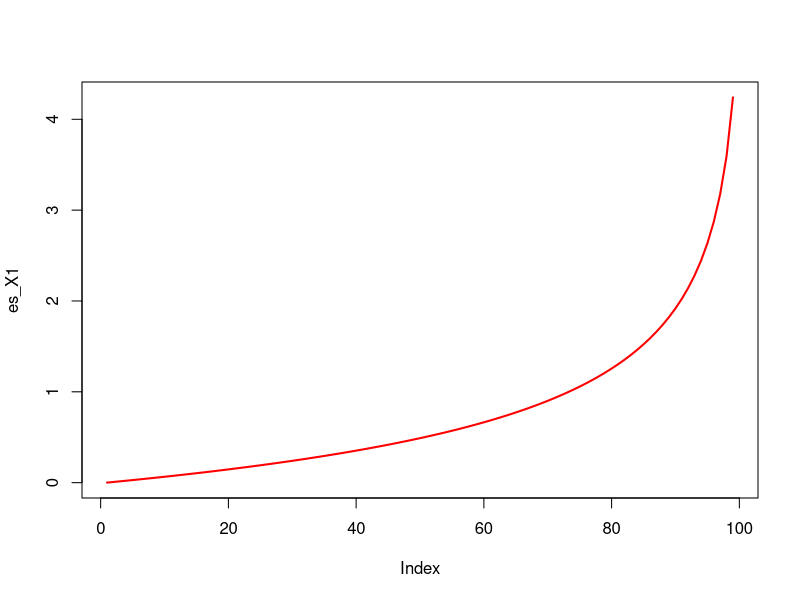

This chart was generated by the following R code: (Note: this script raises an error after producing the figure.)
U1<-seq(0.001,0.99,0.01)
U1
#first Assumed a and b
Aa1=4 ; Ab1=2
X1=abs(Ab1*(1-(1-U1)^(-1/Aa1)))
X1
n=length(U1)
M1<-function(theta){(length(U1)*log(theta[1]))-(length(U1)*log(theta[2]))+sum(log(X1+1))+sum(X1)-((theta[1]+1)*sum(log(1+((X1*exp(X1))/theta[2]))))}
L1<-nlm(M1, theta <- c(0.5,0.8), hessian=TRUE)
L1
#first estimated a and b 
ss=(6.555346e-06*1000)
ss
b=(6.353147e-01*1000)
b
as_a1=(4580.007/1000) ; as_b1=(3082.498/1000)
es_X1=abs(as_b1*(1-(1-U1)^(-1/as_a1)))
es_X1
plot(es_X1,type="l",col="red",lwd=2)


#second Assumed a and b
U2<-seq(0.0012,0.99,0.012)
U2
Aa2=5 ; Ab2=3
X2=abs(Ab2*(1-(1-U2)^(-1/Aa2)))
X2
M2<-function(theta){(length(U2)*log(theta[1]))-(length(U2)*log(theta[2]))+sum(log(x+1))+sum(x)-((theta[1]+1)*sum(log(1+((x*exp(x))/theta[2]))))}
L2<-nlm(M2, theta <- c(0.5,0.5), hessian=TRUE)
L2
#second estimated a and b 
as_a2=(4559.411/1000) ; as_b2=(2319.435/1000)
as_X2=abs(as_b2*(1-(1-U2)^(-1/as_a2)))
as_X2
plot(as_X2,type="l",col="blue",lwd=2)
#third Assumed a and b


U3<-seq(0.0023,0.99,0.023)
U3
Aa3=7 ; Ab3=5
X3=abs(Ab3*(1-(1-U3)^(-1/Aa3)))
X3
M3<-function(theta){(length(U3)*log(theta[1]))-(length(U3)*log(theta[2]))+sum(log(x+1))+sum(x)-((theta[1]+1)*sum(log(1+((x*exp(x))/theta[2]))))}
L3<-nlm(M3, theta <- c(0.5,0.5), hessian=TRUE)
L3
#third estimated a and b 
as_a4=(5160.79008/1000) ; as_b4=(75.38138/1000)
as_X4=abs(as_b4*(1-(1-U4)^(-1/as_a4)))
as_X4
plot(as_X4,type="l",col="green",lwd=2)


#fourth Assumed a and b
U4<-seq(0.0013,0.99,0.013)
U4
Aa4=9 ; ba4=3
X4=abs(Ab4*(1-(1-U4)^(-1/Aa4)))
X4
M4<-function(theta){(length(U4)*log(theta[1]))-(length(U4)*log(theta[2]))+sum(log(x+1))+sum(x)-((theta[1]+1)*sum(log(1+((x*exp(x))/theta[2]))))}
L4<-nlm(M4, theta <- c(0.5,0.5), hessian=TRUE)
L4
#third estimated a and b 
as_a4=(4712.748/1000) ; as_b4=(94.90423/1000)
as_X4=abs(as_b4*(1-(1-U4)^(-1/as_a4)))
as_X4
plot(as_X4,type="l",col="brown",lwd=2)

#fifth Assumed a and b
U5<-seq(0.0013,0.99,0.013)
U5
Aa5=10 ; Ab5=6
X5=abs(Ab5*(1-(1-U5)^(-1/Aa5)))
X5
M5<-function(theta){(length(U5)*log(theta[1]))-(length(U5)*log(theta[2]))+sum(log(x+1))+sum(x)-((theta[1]+1)*sum(log(1+((x*exp(x))/theta[2]))))}
L5<-nlm(M5, theta <- c(0.5,0.5), hessian=TRUE)
L5
#fifth estimated a and b 
as_a4=(4712.748/1000) ; as_b4=(94.90423/1000)
as_X4=abs(as_b4*(1-(1-U4)^(-1/as_a4)))
as_X4
plot(as_X4,type="l",col="yellow",lwd=2)





